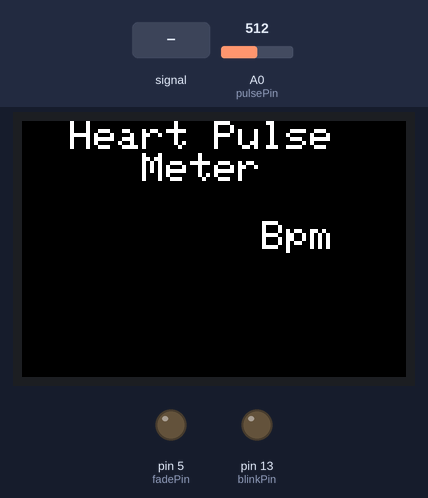
Simulated run of this sketch. Board: Arduino Uno, built with avr-gcc and run on an emulated ATmega328P. On the bench: 96×64 colour display, output pins drawn as LEDs (lit = HIGH). Inputs (shaded band) come from the test bench; at power-on: A0 (pulsePin) = 512.

Above: at 1.3 s.
1.4 s: A0 (pulsePin) fed a 200 Hz sine of ±81 counts around its level
At 2.6 s:
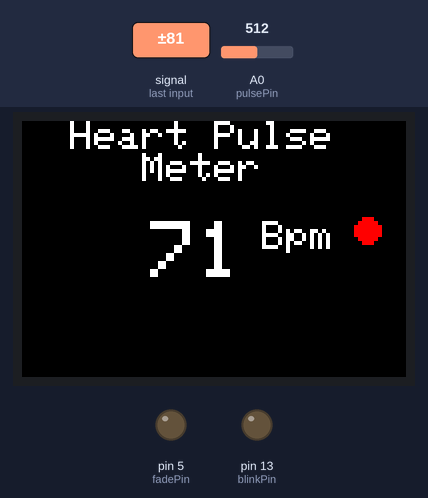
3.7 s: A0 (pulsePin) set to 716
At 4.5 s:
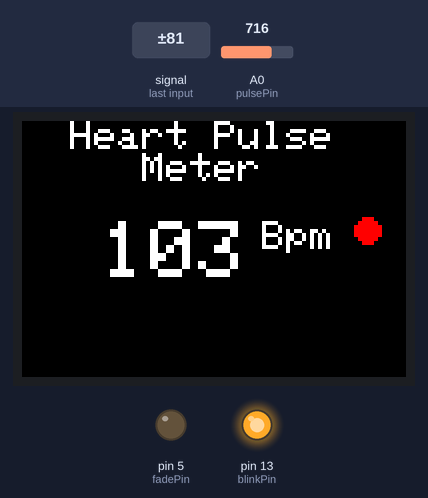
5.3 s: A0 (pulsePin) fed a 2 Hz sine of ±306 counts around its level
At 6.3 s:
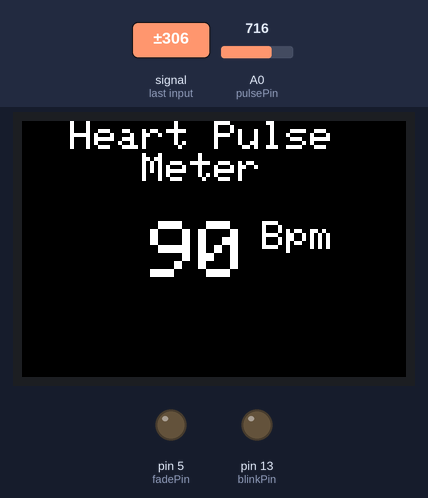
6.8 s: A0 (pulsePin) set to 900
At 8.0 s:
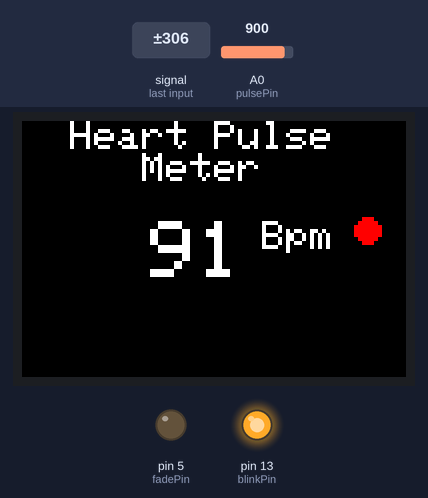
8.6 s: A0 (pulsePin) set to 523
At 9.7 s:
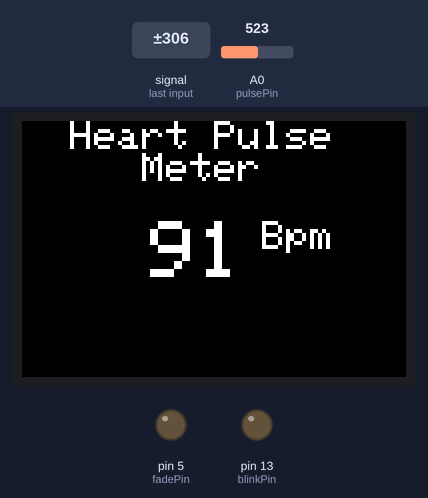
11.4 s: A0 (pulsePin) set to 503
At 11.8 s:
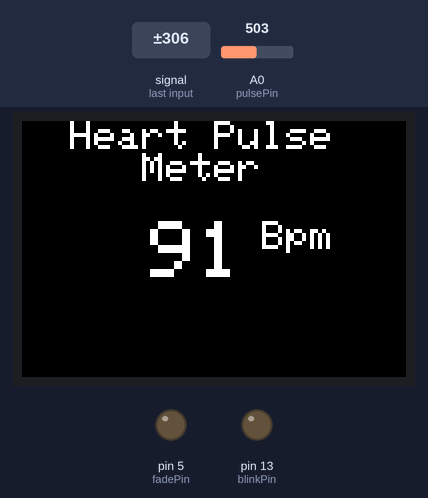
Timing chart, 0 to 13.9 s (numbered marks = the images above; inputs shaded):
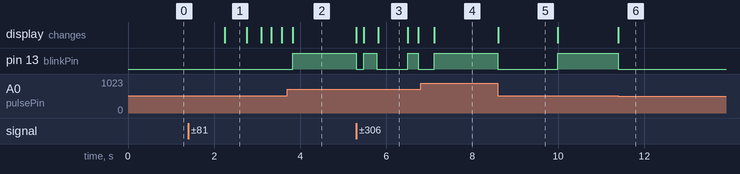

Measured:
- after the input at 1.4 s, the display: changes after 0.84 s (image 1)
- after the input at 3.7 s, pin 13 (blinkPin): LOW → HIGH after 0.12 s
- after the input at 5.3 s, pin 13 (blinkPin): goes LOW 0.17 s, HIGH 0.30 s, LOW 0.72 s, HIGH 0.25 s, then LOW, starting at once; the display: first changes at once (image 3 shows a later state)
- after the input at 6.8 s, pin 13 (blinkPin): goes on until 7.1 s, then stays HIGH
- after the input at 8.6 s, pin 13 (blinkPin): HIGH → LOW at once, → HIGH 1.4 s later; the display: changes at once (image 5)
- after the input at 11.4 s, pin 13 (blinkPin): HIGH → LOW at once; the display: changes at once (image 6)
- what the display in image 1 shows lasts 0.6 s, from 2.2 s to 2.8 s

The sketch:

pulse.ino
```cpp
// (licence header left out)
#include <Adafruit_GFX.h>
#include <Adafruit_SSD1331.h>
#include <SPI.h>

// You can use any (4 or) 5 pins
#define sclk 12
#define mosi 11
#define cs   10
#define rst  9
#define dc   8


// Color definitions
#define  BLACK          0x0000
#define BLUE            0x001F
#define RED             0xF800
#define GREEN           0x07E0
#define CYAN            0x07FF
#define MAGENTA         0xF81F
#define YELLOW          0xFFE0
#define WHITE           0xFFFF

Adafruit_SSD1331 display = Adafruit_SSD1331(cs, dc, mosi, sclk, rst);

int pulsePin = 0;                 // Pulse Sensor purple wire connected to analog pin 0
int blinkPin = 13;                // pin to blink led at each beat
int fadePin = 5;                  // pin to do fancy classy fading blink at each beat
int fadeRate = 0;                 // used to fade LED on with PWM on fadePin


volatile int BPM;                   // used to hold the pulse rate
volatile int Signal;                // holds the incoming raw data
volatile int IBI = 600;             // holds the time between beats, the Inter-Beat Interval
volatile boolean Pulse = false;     // true when pulse wave is high, false when it's low
volatile boolean QS = false;        // becomes true when Arduoino finds a beat.

volatile int rate[10];                    // used to hold last ten IBI values
volatile unsigned long sampleCounter = 0;          // used to determine pulse timing
volatile unsigned long lastBeatTime = 0;           // used to find the inter beat interval
volatile int P =512;                      // used to find peak in pulse wave
volatile int T = 512;                     // used to find trough in pulse wave
volatile int thresh = 512;                // used to find instant moment of heart beat
volatile int amp = 100;                   // used to hold amplitude of pulse waveform
volatile boolean firstBeat = true;        // used to seed rate array so we startup with reasonable BPM
volatile boolean secondBeat = true;       // used to seed rate array so we startup with reasonable BPM


int OldBPM = 0 ;
int OldPulse = true ;

void ledFadeToBeat(){
    fadeRate -= 15;                         //  set LED fade value
    fadeRate = constrain(fadeRate,0,255);   //  keep LED fade value from going into negative numbers!
    analogWrite(fadePin,fadeRate);          //  fade LED
}

void setup() {
  // put your setup code here, to run once:
  Serial.begin(9600);
  pinMode(blinkPin,OUTPUT);         // pin that will blink to your heartbeat!
  pinMode(fadePin,OUTPUT);          // pin that will fade to your heartbeat!
  interruptSetup();                 // sets up to read Pulse Sensor signal every 2mS
  Serial.begin(115200);

  display.begin();
  display.fillScreen(BLACK);

  display.setTextColor(WHITE);
  display.setTextSize(1);
  display.setCursor(0,0);
  display.println("  Heart Pulse");
  display.println("     Meter");

  display.setCursor(60,25);
  display.println("Bpm");

}


void loop() {
  // put your main code here, to run repeatedly

  if (OldBPM != BPM)
  {
    display.setTextColor(WHITE);
    display.setTextSize(2);
    display.fillRoundRect(20, 25, 40, 20, 0, BLACK);
    display.setCursor(20,25);
    if (BPM < 100) display.print (" ");
    display.println(BPM);
    OldBPM = BPM ;
  }
  if (Pulse != OldPulse)
  {
    display.fillCircle(86, 27, 3, (Pulse == true )? RED: BLACK);
    OldPulse = Pulse ;
  }

#if 0
  ledFadeToBeat();
  if (QS == true)
  {                       // Quantified Self flag is true when arduino finds a heartbeat
    fadeRate = 255;                  // Set 'fadeRate' Variable to 255 to fade LED with pulse
    QS = false;                      // reset the Quantified Self flag for next time
  }
#endif
}


void interruptSetup(){
  // Initializes Timer2 to throw an interrupt every 2mS.
  TCCR2A = 0x02;     // DISABLE PWM ON DIGITAL PINS 3 AND 11, AND GO INTO CTC MODE
  TCCR2B = 0x06;     // DON'T FORCE COMPARE, 256 PRESCALER
  OCR2A = 0X7C;      // SET THE TOP OF THE COUNT TO 124 FOR 500Hz SAMPLE RATE
  TIMSK2 = 0x02;     // ENABLE INTERRUPT ON MATCH BETWEEN TIMER2 AND OCR2A
  sei();             // MAKE SURE GLOBAL INTERRUPTS ARE ENABLED
}


// THIS IS THE TIMER 2 INTERRUPT SERVICE ROUTINE.
// Timer 2 makes sure that we take a reading every 2 miliseconds
ISR(TIMER2_COMPA_vect){                         // triggered when Timer2 counts to 124
    cli();                                      // disable interrupts while we do this
    Signal = analogRead(pulsePin);              // read the Pulse Sensor
    sampleCounter += 2;                         // keep track of the time in mS with this variable
    int N = sampleCounter - lastBeatTime;       // monitor the time since the last beat to avoid noise

//  find the peak and trough of the pulse wave
    if(Signal < thresh && N > (IBI/5)*3){       // avoid dichrotic noise by waiting 3/5 of last IBI
        if (Signal < T){                        // T is the trough
            T = Signal;                         // keep track of lowest point in pulse wave
         }
       }

    if(Signal > thresh && Signal > P){          // thresh condition helps avoid noise
        P = Signal;                             // P is the peak
       }                                        // keep track of highest point in pulse wave

  //  NOW IT'S TIME TO LOOK FOR THE HEART BEAT
  // signal surges up in value every time there is a pulse
if (N > 250){                                   // avoid high frequency noise
  if ( (Signal > thresh) && (Pulse == false) && (N > (IBI/5)*3) ){
    Pulse = true;                               // set the Pulse flag when we think there is a pulse
    digitalWrite(blinkPin,HIGH);                // turn on pin 13 LED
    IBI = sampleCounter - lastBeatTime;         // measure time between beats in mS
    lastBeatTime = sampleCounter;               // keep track of time for next pulse

         if(firstBeat){                         // if it's the first time we found a beat, if firstBeat == TRUE
             firstBeat = false;                 // clear firstBeat flag
             return;                            // IBI value is unreliable so discard it
            }
         if(secondBeat){                        // if this is the second beat, if secondBeat == TRUE
            secondBeat = false;                 // clear secondBeat flag
               for(int i=0; i<=9; i++){         // seed the running total to get a realisitic BPM at startup
                    rate[i] = IBI;
                    }
            }

    // keep a running total of the last 10 IBI values
    word runningTotal = 0;                   // clear the runningTotal variable

    for(int i=0; i<=8; i++){                // shift data in the rate array
          rate[i] = rate[i+1];              // and drop the oldest IBI value
          runningTotal += rate[i];          // add up the 9 oldest IBI values
        }

    rate[9] = IBI;                          // add the latest IBI to the rate array
    runningTotal += rate[9];                // add the latest IBI to runningTotal
    runningTotal /= 10;                     // average the last 10 IBI values
    BPM = 60000/runningTotal;               // how many beats can fit into a minute? that's BPM!
    QS = true;                              // set Quantified Self flag
    // QS FLAG IS NOT CLEARED INSIDE THIS ISR
    }
}

  if (Signal < thresh && Pulse == true){     // when the values are going down, the beat is over
      digitalWrite(blinkPin,LOW);            // turn off pin 13 LED
      Pulse = false;                         // reset the Pulse flag so we can do it again
      amp = P - T;                           // get amplitude of the pulse wave
      thresh = amp/2 + T;                    // set thresh at 50% of the amplitude
      P = thresh;                            // reset these for next time
      T = thresh;
     }

  if (N > 2500){                             // if 2.5 seconds go by without a beat
      thresh = 512;                          // set thresh default
      P = 512;                               // set P default
      T = 512;                               // set T default
      lastBeatTime = sampleCounter;          // bring the lastBeatTime up to date
      firstBeat = true;                      // set these to avoid noise
      secondBeat = true;                     // when we get the heartbeat back
     }

  sei();                                     // enable interrupts when youre done!
}// end isr
```
